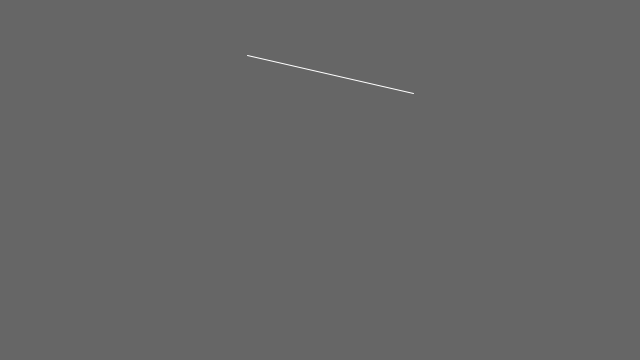
Frame 1 (no input)
Frame 60 (the mouse pressed at the canvas centre just before this capture): identical to frame 1, image omitted
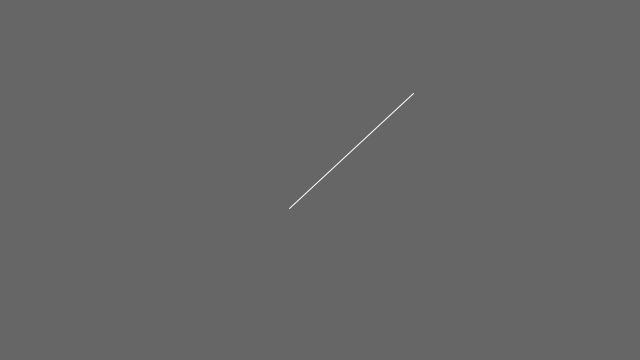
Frame 120 (the mouse held since frame 60 and released just before this capture)

The Processing sketch that drew these frames (run headless with seeded random() and noise(); from frame 60 on, the mouse is pressed at the canvas centre):

// Processing sketch: line_arctan
// ── line_arctan.pde
Line e1;
void setup() {
  size(640, 360);
  stroke(255);
  e1 = new Line( int(random(width)),  int(random(height)), 120);
  
}

void draw() {
  background(102);
  e1.update(mouseX, mouseY);
  e1.display();
  
}

class Line {
  int x, y;
  int size;
  float angle = 0.0;
  
  Line(int tx, int ty, int ts) {
    x = tx;
    y = ty;
    size = ts;
 }

  void update(int mx, int my) {
    angle = atan2(my-y, mx-x) - PI*0.25;
  }
  
  void display() {
    pushMatrix();
    translate(x, y);
    rotate(angle);
    fill(255);
    line(0, 0, size, size);
    
    //fill(153, 204, 0);
    //ellipse(size/4, 0, size/2, size/2);
    popMatrix();
  }
}
